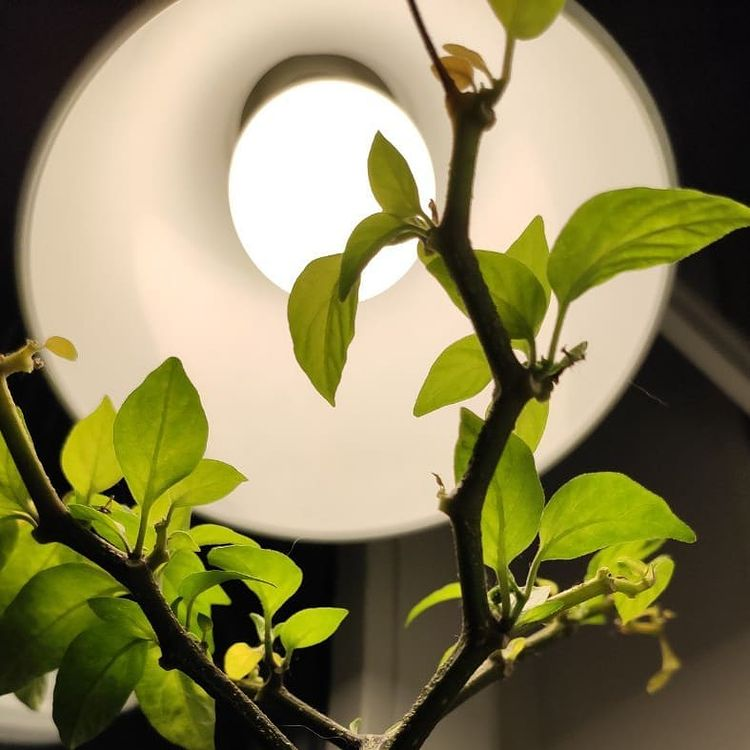
#> input picture img2.jpg, 750 x 750 px
$ python filter.py
#> lines starting #> are read from the running program, lines starting #| are printed output that depends on the picture; after the words box and inside, x2 and y2 are one past the last pixel; in counts of white or black regions, pixels touching at a corner belong together
from PIL import Image
import numpy as np
import doctest


def convert_image_to_mosaic(image, size, gradiation_step):
    """
    Делает изображение мозаичным
    :param image: изображение
    :param size: размер
    :param gradiation_step: градация серого
    :return:
    """
    for x in range(0, len(image), size):
        for y in range(0, len(image[0]), size):
            image[x:x + size, y:y + size] = get_average_brightness(
                image[x:x + size, y:y + size], size, gradiation_step)
    return image


def get_average_brightness(block, size, gradiation_step):
    """
    находит средний цвет блока и перекрашивает его в серый
    :param block: блок
    :param size: размер стороны блока
    :param gradiation_step: градация серого
    :return:
    """
    av_color = np.average(block[:size, :size])
    return int(av_color // gradiation_step) * gradiation_step


def main():
    """
    главная функция, которая вызывает остальные
    :return:
    """
    image_file = Image.open(input("файл для конвертации: "))
#> the answer given: img2.jpg
#> image_file is the input picture: PIL image 750x750 RGB; mean R, G, B 136.4, 129.4, 87.9
    block_size = int(input("размер блока: "))
#> the answer given: 100
    gradiation_count = int(input("количество градаций серого: "))
#> the answer given: 3
    image = np.array(image_file)
    gradiation_step = 255 // (gradiation_count - 1)

    res = Image.fromarray(convert_image_to_mosaic(image.copy(), block_size, gradiation_step))
#> the loop in convert_image_to_mosaic, `for x in range(0, len(image), size):` made 8 passes
#> x on passes 2 to 8: 100, 200, 300, 400, 500, 600, 700
#> after the loop in convert_image_to_mosaic, `for x in range(0, len(image), size):`:
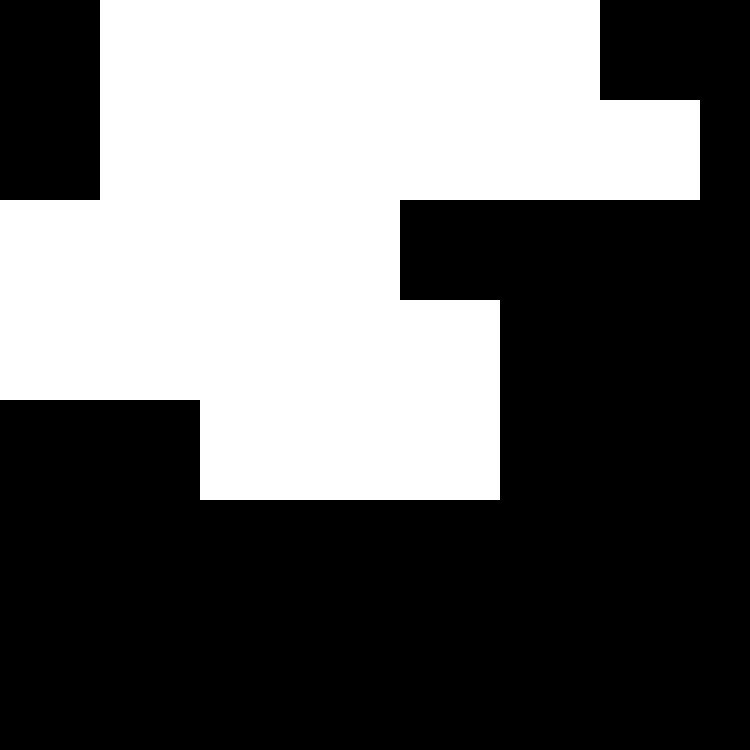
#> image: shape (750, 750, 3); values 0 (black) and 127 (white), 40.9% white; 1 white region, box (x1, y1, x2, y2) and area: (0, 0, 700, 500) 230000
    res.save(input("имя выходного файла: "))
#> the answer given: out.png


if __name__ == '__main__':
    main()
